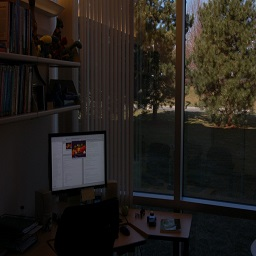
%> input picture assignment1/office.jpg, 256 x 256 px
$ octave --eval "matchHistogram;"   (GNU Octave 9; MATLAB toolbox functions it lacks are replaced by stand-ins)
%> lines starting %> are read from the running program, lines starting %| are printed output that depends on the picture
function matchHistogram()
   img = imread('office.jpg');
%> img is the input picture: size 256x256x3 uint8; mean R, G, B 35.5, 31.6, 27.3
   img = rgb2gray(img);
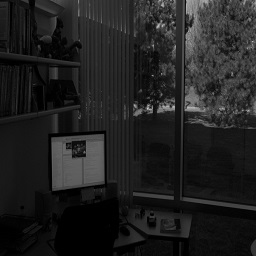
%> img: size 256x256 uint8; min 0, max 207, mean 32.2
   cdfImage = findCdf(img);
%> after the loop in findCdf, `for i = 1:dim(1)`: intensityFreq = 256 values, max 3520 at index 1, min 0 at index 173, mean 256
%> in findCdf, `intensityFreq = intensityFreq ./ (dim(1)*dim(2));`: intensityFreq = 256 values, max 0.0537 at index 1, min 0 at index 173, mean 0.00391
%> after the loop in findCdf, `for i = 2:256`: cdf = 256 values from 0.0537 to 1
%> in findCdf, `cdf = round( cdf .* bins);`: cdf = 256 values from 14 to 255
%> cdfImage = 256 values from 14 to 255


   %generate step function
   step = zeros([256 256], 'uint8');
   for i = 128:256
      step(:,i) = i-1;
   end
   step = uint8(step);

   %histogram of step
   figure;
   imhist(step);
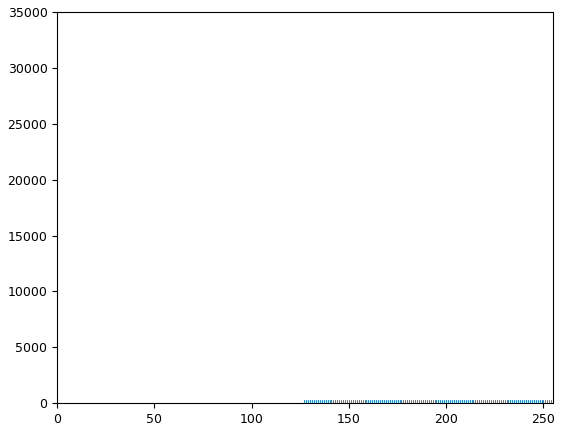
%> figure redrawn from the program's plot data; highest point at x = 0, y = 32512

    %cumulative distribution function of step
   cdfStep = findCdf(step);

   %match the image to step histogram
   mapping(cdfImage, cdfStep, img);


   %generate ramp function
   ramp = zeros([1 32768],'uint8');
   index = 1;
   for i = 1:256
      ramp(1,index:index+i) = i-1;
      index = index + i;
   end
   ramp = reshape(ramp(1:257*128),257,128);

   %histogram of ramp
   figure;
   imhist(ramp);
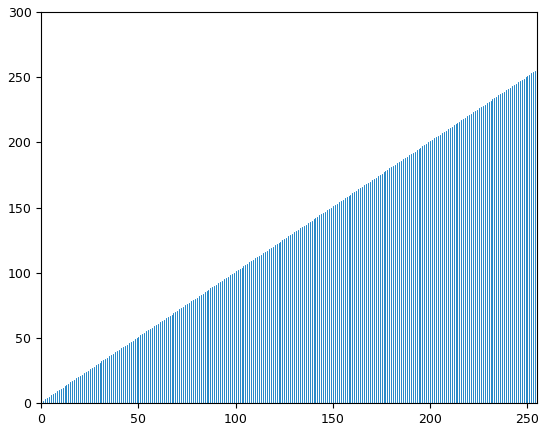
%> figure redrawn from the program's plot data; highest point at x = 255, y = 256
   ramp = uint8(ramp);

   %cumulative distribution function of ramp
   cdfRamp = findCdf(ramp);

   %match the image to ramp histogram
   mapping(cdfImage, cdfRamp, img);
end

function mapping(cdfImg1, cdfImg2, img)
    mapping = zeros(256, 1);
   for i = 1: 256

       [~,ind] = min(abs(cdfImg1(i) - cdfImg2));
       mapping(i) = ind - 1;    %intensity = index - 1

   end


   out = zeros(size(img));
   for i = 1:size(img,1)
       for j = 1:size(img,2)
           out(i,j) = mapping(img(i,j) + 1);
       end
   end
   out = mat2gray(out);
   figure;
   imshow(out);
   figure;
   imhist(out);
end

%cumulative distribution function for image intensities
function cdf = findCdf(img)
   dim = size(img);
   bins = 255;

   %calculate the intensity frequencies
   intensityFreq = zeros(256,1);
   for i = 1:dim(1)
       for j = 1:dim(2)

         intensityFreq(img(i,j) + 1) = intensityFreq(img(i,j) + 1) + 1;
       end
   end

   %probability of each intensity value
   intensityFreq = intensityFreq ./ (dim(1)*dim(2));

   %calculate the cumulative distribution function of intensities
   cdf = zeros(256, 1);
   cdf(1) = intensityFreq(1);
   for i = 2:256
       cdf(i) = cdf(i - 1) + intensityFreq(i);
   end

   %scale the frequency to the number of bins
   cdf = round( cdf .* bins);
end
%> `matchHistogram;`:
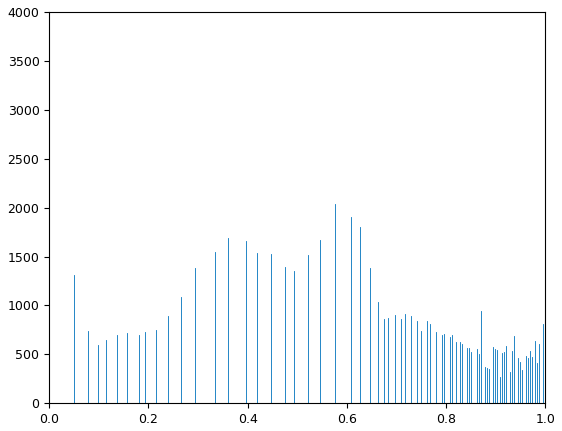
%> figure redrawn from the program's plot data; highest point at x = 0, y = 3520
